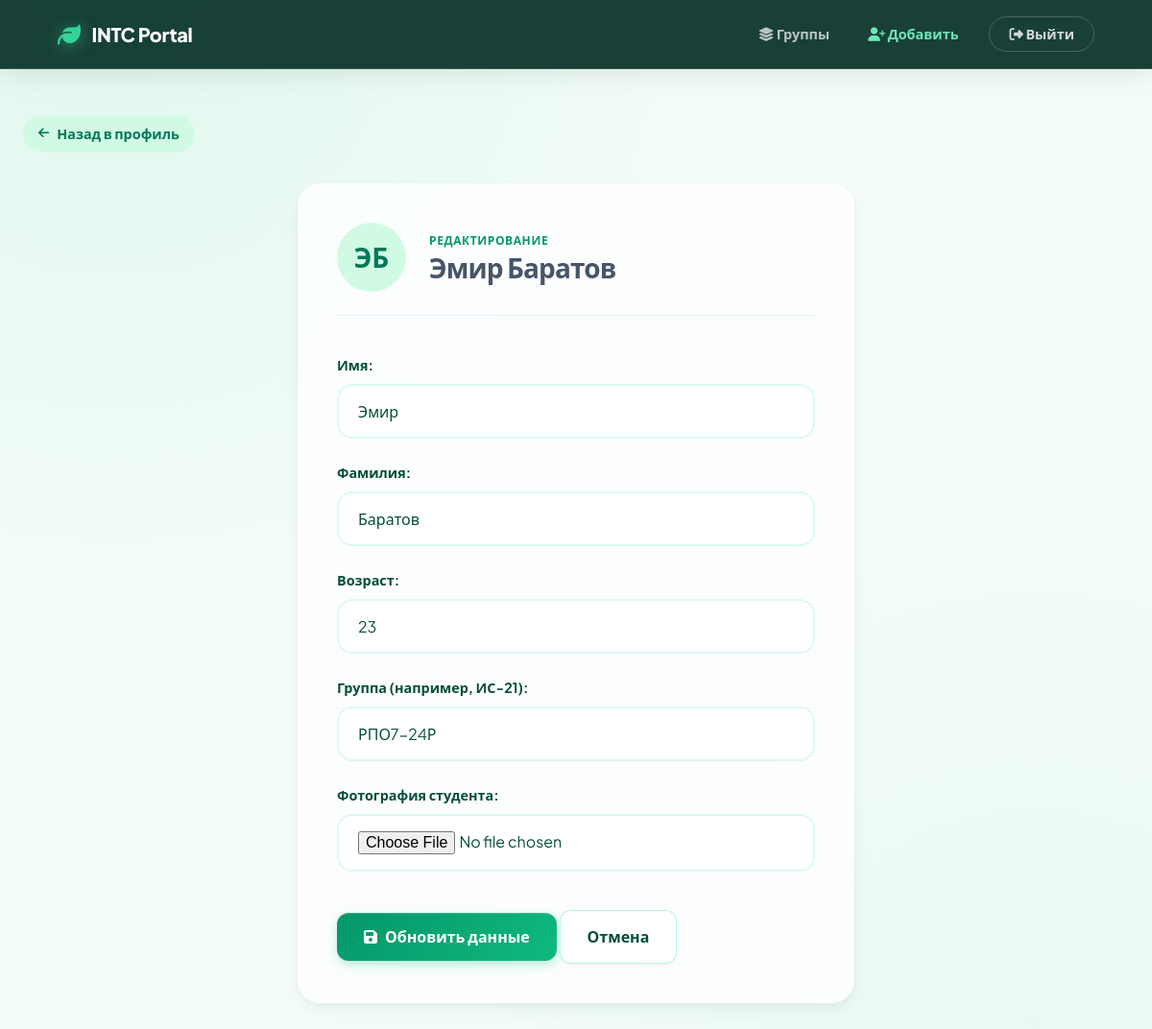
The page /students/4/edit/ (signed in) on the database its author committed.
### students/models.py (models this page shows, shortened)
class Student(models.Model):
    first_name = models.CharField(max_length=100)
    last_name = models.CharField(max_length=100)
    age = models.IntegerField()
    group = models.CharField(max_length=20)
    photo = models.ImageField(upload_to='photos/', blank=True, null=True)

### students/views.py (the view)
# urls.py: path('<int:pk>/edit/', views.edit_student, name='edit_student'),
@login_required
def edit_student(request, pk):
    student = get_object_or_404(Student, pk=pk)
    if request.method == "POST":
        form = StudentForm(request.POST, request.FILES, instance=student)
        if form.is_valid():
            updated_student = form.save(commit=False)
            if updated_student.group:
                updated_student.group = updated_student.group.strip()
            updated_student.save()
            return redirect('group_detail', group_name=updated_student.group)
    else:
        form = StudentForm(instance=student)
    return render(request, "students/edit_student.html", {"student": student, "form": form})

### students/forms.py
class StudentForm(forms.ModelForm):
    class Meta:
        model = Student
        fields = ['first_name', 'last_name', 'age', 'group', 'photo']
        labels = {
            'first_name': 'Имя',
            'last_name': 'Фамилия',
            'age': 'Возраст',
            'group': 'Группа (например, ИС-21)',
            'photo': 'Фотография студента'
        }

### students/templates/students/edit_student.html (shortened to what this page needs)
{% extends 'base.html' %}
{% block content %}
<a href="{% url 'student_detail' student.pk %}" class="breadcrumb animate-fade stagger-1">
    <i class="fa-solid fa-arrow-left"></i> Назад в профиль
</a>
<div class="glass-card form-card animate-fade stagger-2">
    <div
        style="display: flex; align-items: center; gap: 1.5rem; margin-bottom: 2.5rem; padding-bottom: 1.5rem; border-bottom: 1px solid var(--border-subtle);">
        <div class="student-avatar" style="width: 72px; height: 72px; font-size: 1.75rem;">
            {% if student.photo %}
            <img src="{{ student.photo.url }}"
                style="width: 100%; height: 100%; border-radius: 50%; object-fit: cover;">
            {% else %}
            {{ student.first_name|first }}{{ student.last_name|first }}
            {% endif %}
        </div>
        <div>
            <span
                style="display: block; text-transform: uppercase; font-size: 0.75rem; font-weight: 700; letter-spacing: 0.05em; color: var(--emerald-600); margin-bottom: 0.25rem;">
                Редактирование
            </span>
            <h1 class="page-title" style="font-size: 1.75rem; margin: 0; font-weight: 800; color: var(--text-main);">
                {{ student.first_name }} {{ student.last_name }}
            </h1>
        </div>
    </div>
    <form method="POST" enctype="multipart/form-data">
        {% for field in form %}
        <div class="form-group">
            {{ field.label_tag }}
            {{ field }}
        </div>
        {% endfor %}
        <div class="form-actions" style="margin-top: 2.5rem;">
            <button type="submit" class="btn">
                <i class="fa-solid fa-floppy-disk"></i> Обновить данные
            </button>
            <a href="{% url 'student_detail' student.pk %}" class="btn btn-secondary">
                Отмена
            </a>
        </div>
    </form>
</div>
{% endblock %}

### rows shown on the page
Student: first_name|first "Э", last_name|first "Б", first_name "Эмир", last_name "Баратов", form "Эмир" "Баратов" "23" "РПО7-24Р"

### other values the page prints
{{ field.label_tag }} "Имя:" "Фамилия:" "Возраст:" "Группа (например, ИС-21):" "Фотография студента:"
